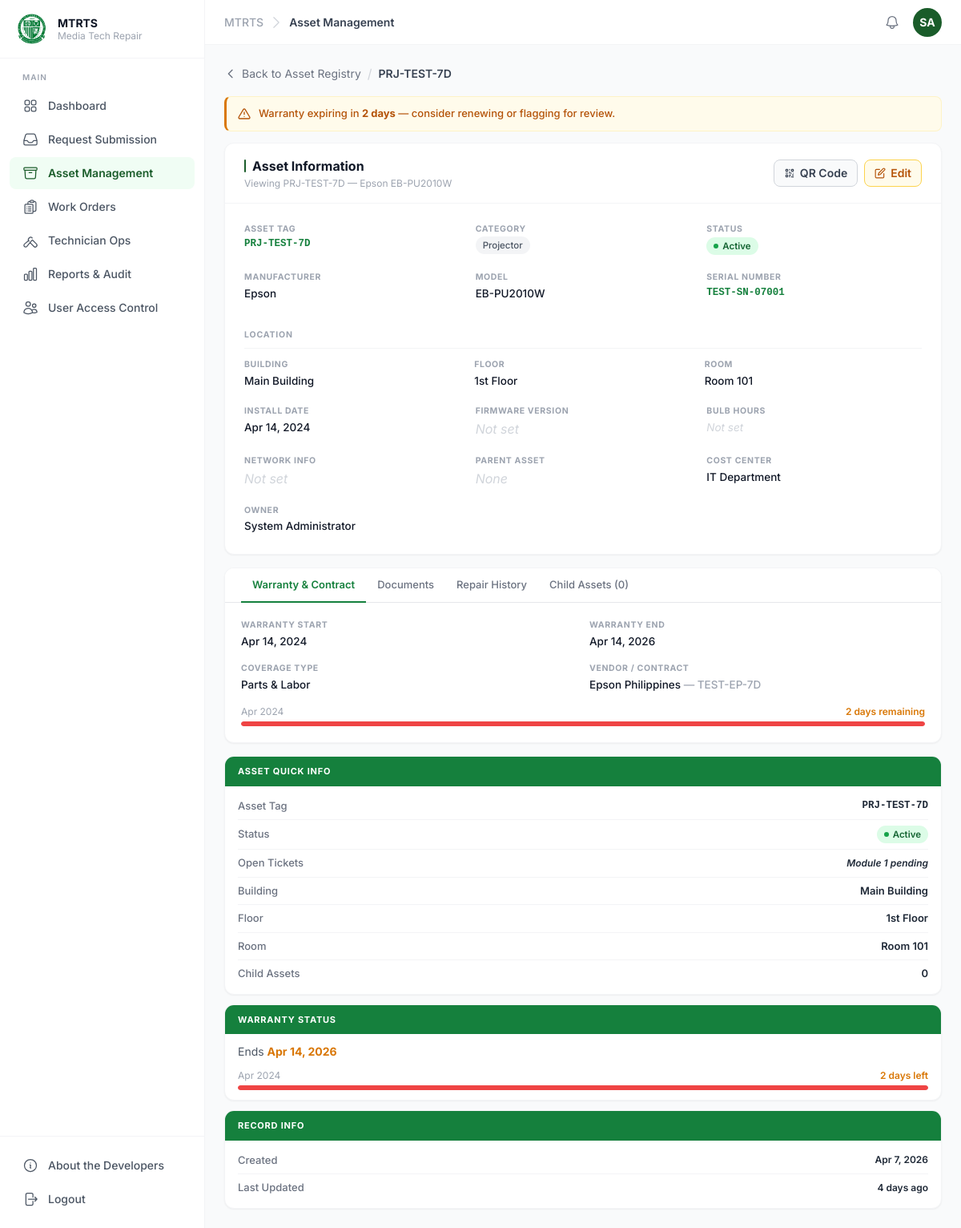
The page /modules/assets/view.php?id=1 (signed in) on the database its author committed.
### tables this page shows
CREATE TABLE assets (
  asset_id         INT           PRIMARY KEY AUTO_INCREMENT,
  asset_tag        VARCHAR(50)   NOT NULL UNIQUE,
  serial_number    VARCHAR(100)  NULL,
  manufacturer     VARCHAR(100)  NOT NULL,
  model            VARCHAR(100)  NOT NULL,
  category_id      INT           NOT NULL,
  status           ENUM('active','spare','retired') NOT NULL DEFAULT 'active',
  location_id      INT           NULL,
  parent_asset_id  INT           NULL,
  install_date     DATE          NOT NULL,
  firmware_version VARCHAR(50)   NULL,
  network_info     VARCHAR(100)  NULL,
  bulb_hours       INT UNSIGNED  NULL,
  department_id    INT           NULL,
  owner_id         INT           NULL,
  qr_code_path     VARCHAR(255)  NULL,
  created_by       INT           NULL,
  created_at       DATETIME      NOT NULL DEFAULT CURRENT_TIMESTAMP,
  updated_at       DATETIME      NOT NULL DEFAULT CURRENT_TIMESTAMP ON UPDATE CURRENT_TIMESTAMP,

  FOREIGN KEY (category_id)     REFERENCES asset_categories(category_id),
  FOREIGN KEY (location_id)     REFERENCES locations(location_id),
  FOREIGN KEY (parent_asset_id) REFERENCES assets(asset_id),
  FOREIGN KEY (department_id)   REFERENCES departments(department_id),
  FOREIGN KEY (owner_id)        REFERENCES users(user_id),
  FOREIGN KEY (created_by)      REFERENCES users(user_id)
);

CREATE TABLE asset_warranty (
  warranty_id        INT           PRIMARY KEY AUTO_INCREMENT,
  asset_id           INT           NOT NULL UNIQUE,
  warranty_start     DATE          NOT NULL,
  warranty_end       DATE          NOT NULL,
  coverage_type      ENUM('parts','labor','parts_and_labor','onsite') NOT NULL,
  vendor_name        VARCHAR(150)  NULL,
  contract_reference VARCHAR(100)  NULL,
  created_at         DATETIME      NOT NULL DEFAULT CURRENT_TIMESTAMP,
  updated_at         DATETIME      NOT NULL DEFAULT CURRENT_TIMESTAMP ON UPDATE CURRENT_TIMESTAMP,

  FOREIGN KEY (asset_id) REFERENCES assets(asset_id)
);

CREATE TABLE asset_categories (
  category_id    INT           PRIMARY KEY AUTO_INCREMENT,
  category_name  VARCHAR(100)  NOT NULL UNIQUE,
  has_bulb_hours TINYINT(1)    NOT NULL DEFAULT 0,
  description    VARCHAR(255)  NULL,
  created_at     DATETIME      NOT NULL DEFAULT CURRENT_TIMESTAMP,
  updated_at     DATETIME      NOT NULL DEFAULT CURRENT_TIMESTAMP ON UPDATE CURRENT_TIMESTAMP
);

CREATE TABLE locations (
  location_id INT           PRIMARY KEY AUTO_INCREMENT,
  building    VARCHAR(100)  NOT NULL,
  floor       VARCHAR(50)   NOT NULL,
  room        VARCHAR(100)  NOT NULL,
  created_at  DATETIME      NOT NULL DEFAULT CURRENT_TIMESTAMP,

  UNIQUE (building, floor, room)
);

CREATE TABLE departments (
  department_id   INT           PRIMARY KEY AUTO_INCREMENT,
  department_name VARCHAR(100)  NOT NULL UNIQUE
);

CREATE TABLE users (
  user_id         INT           PRIMARY KEY AUTO_INCREMENT,
  email           VARCHAR(150)  NOT NULL UNIQUE,
  password_hash   VARCHAR(255)  NULL,
  full_name       VARCHAR(150)  NOT NULL,
  id_number       VARCHAR(50)   NULL UNIQUE,
  contact_number  VARCHAR(20)   NULL,
  position        VARCHAR(100)  NULL,
  profile_picture VARCHAR(255)  NULL,
  department_id   INT           NULL,
  role_id         INT           NOT NULL,
  is_active       TINYINT(1)    NOT NULL DEFAULT 1,
  created_at      DATETIME      NOT NULL DEFAULT CURRENT_TIMESTAMP,
  updated_at      DATETIME      NOT NULL DEFAULT CURRENT_TIMESTAMP ON UPDATE CURRENT_TIMESTAMP,
  last_login      DATETIME      NULL,

  FOREIGN KEY (department_id) REFERENCES departments(department_id),
  FOREIGN KEY (role_id) REFERENCES roles(role_id)
);

### modules/assets/view.view.php (the view, shortened to what the rows shown need)
<div class="flex items-center gap-2 mb-4">
  <a href="index.php"
     class="inline-flex items-center gap-1.5 text-sm text-gray-500 hover:text-gray-900 transition-colors">
    <svg class="w-4 h-4" fill="none" viewBox="0 0 24 24" stroke="currentColor" stroke-width="2">
      <path stroke-linecap="round" stroke-linejoin="round" d="M15 19l-7-7 7-7"/>
    </svg>
    Back to Asset Registry
  </a>
  <span class="text-gray-300">/</span>
  <span class="text-sm font-semibold text-gray-700"><?= htmlspecialchars($asset['asset_tag']) ?></span>
</div>
<?php if ($show_warn_banner): ?>
<div class="asset-banner banner-info mb-4">
  <svg class="w-4 h-4 flex-shrink-0" fill="none" viewBox="0 0 24 24" stroke="currentColor" stroke-width="2">
    <path stroke-linecap="round" stroke-linejoin="round" d="M12 9v4m0 4h.01M10.29 3.86L1.82 18a2 2 0 001.71 3h16.94a2 2 0 001.71-3L13.71 3.86a2 2 0 00-3.42 0z"/>
  </svg>
  <span>Warranty expiring in <strong><?= $wp['days_left'] ?> day<?= $wp['days_left'] !== 1 ? 's' : '' ?></strong> — consider renewing or flagging for review.</span>
</div>
<?php endif; ?>
<div class="grid grid-cols-1 xl:grid-cols-[1fr_260px] gap-4 items-start">
  <div class="flex flex-col gap-4">
    <div class="bg-white rounded-xl shadow-sm border border-gray-100 overflow-hidden">
      <div class="px-6 py-4 border-b border-gray-100 flex flex-wrap items-center justify-between gap-3">
        <div>
          <h2 class="text-base font-bold text-gray-900 flex items-center gap-2">
            <span class="block w-0.5 h-4 bg-olfu-green rounded"></span>
            Asset Information
          </h2>
          <p class="text-xs text-gray-400 mt-0.5">
            Viewing <?= htmlspecialchars($asset['asset_tag']) ?> — <?= htmlspecialchars($asset['manufacturer'] . ' ' . $asset['model']) ?>
          </p>
        </div>
      </div>
      <div class="p-6">
        <div class="grid grid-cols-2 md:grid-cols-3 gap-5">
          <div>
            <div class="vf-lbl">Asset Tag</div>
            <div class="vf-val vf-mono"><?= htmlspecialchars($asset['asset_tag']) ?></div>
          </div>
          <div>
            <div class="vf-val"><?= cat_badge($asset['category_name'] ?? '—') ?></div>
          </div>
          <div>
            <div class="vf-val"><?= status_badge($asset['status']) ?></div>
          </div>
          <div>
            <div class="vf-lbl">Manufacturer</div>
            <div class="vf-val"><?= htmlspecialchars($asset['manufacturer']) ?></div>
          </div>
          <div>
            <div class="vf-lbl">Model</div>
            <div class="vf-val"><?= htmlspecialchars($asset['model']) ?></div>
          </div>
          <div>
            <div class="vf-lbl">Serial Number</div>
            <?php if ($asset['serial_number']): ?>
              <div class="vf-val vf-mono"><?= htmlspecialchars($asset['serial_number']) ?></div>
            <?php else: ?>
              <div class="vf-val vf-empty">Not set</div>
            <?php endif; ?>
          </div>
          <div class="col-span-2 md:col-span-3">
            <div class="grid grid-cols-3 gap-4">
              <div>
                <div class="vf-lbl">Building</div>
                <div class="vf-val"><?= $asset['building'] ? htmlspecialchars($asset['building']) : '<span class="vf-empty">Not assigned</span>' ?></div>
              </div>
              <div>
                <div class="vf-lbl">Floor</div>
                <div class="vf-val"><?= $asset['floor'] ? htmlspecialchars($asset['floor']) : '<span class="vf-empty">Not assigned</span>' ?></div>
              </div>
              <div>
                <div class="vf-lbl">Room</div>
                <div class="vf-val"><?= $asset['room'] ? htmlspecialchars($asset['room']) : '<span class="vf-empty">Not assigned</span>' ?></div>
              </div>
            </div>
          </div>
          <div>
            <div class="vf-lbl">Install Date</div>
            <div class="vf-val"><?= $asset['install_date'] ? (new DateTime($asset['install_date']))->format('M j, Y') : '<span class="vf-empty">—</span>' ?></div>
          </div>
          <div>
            <div class="vf-lbl">Cost Center</div>
            <div class="vf-val"><?= $asset['department_name'] ? htmlspecialchars($asset['department_name']) : '<span class="vf-empty">Not assigned</span>' ?></div>
          </div>
          <div>
            <div class="vf-lbl">Owner</div>
            <div class="vf-val"><?= $asset['owner_name'] ? htmlspecialchars($asset['owner_name']) : '<span class="vf-empty">Not assigned</span>' ?></div>
          </div>
        </div>
      </div>
    </div>
    <div class="bg-white rounded-xl shadow-sm border border-gray-100 overflow-hidden">
      <div id="tab-warranty" class="p-5 <?= $active_tab !== 'warranty' ? 'hidden' : '' ?>">
        <?php if ($warranty): ?>
          <div class="grid grid-cols-2 gap-4 mb-4">
            <div>
              <div class="vf-lbl">Warranty Start</div>
              <div class="vf-val"><?= (new DateTime($warranty['warranty_start']))->format('M j, Y') ?></div>
            </div>
            <div>
              <div class="vf-lbl">Warranty End</div>
              <div class="vf-val <?= $wp['expired'] ? 'text-red-600' : ($wp['days_left'] <= 30 ? 'text-amber-600' : '') ?>">
                <?= (new DateTime($warranty['warranty_end']))->format('M j, Y') ?>
              </div>
            </div>
            <div>
              <div class="vf-lbl">Coverage Type</div>
              <div class="vf-val"><?= coverage_label($warranty['coverage_type']) ?></div>
            </div>
            <div>
              <div class="vf-lbl">Vendor / Contract</div>
              <div class="vf-val">
                <?= $warranty['vendor_name'] ? htmlspecialchars($warranty['vendor_name']) : '<span class="vf-empty">—</span>' ?>
                <?php if ($warranty['contract_reference']): ?>
                  <span class="text-gray-400"> — <?= htmlspecialchars($warranty['contract_reference']) ?></span>
                <?php endif; ?>
              </div>
            </div>
          </div>
          <div class="mt-3">
            <div class="flex justify-between text-xs text-gray-400 mb-1">
              <span><?= (new DateTime($warranty['warranty_start']))->format('M Y') ?></span>
              <span class="font-semibold <?= $wp['expired'] ? 'text-red-600' : ($wp['days_left'] <= 30 ? 'text-amber-600' : 'text-green-600') ?>">
                <?= $wp['expired'] ? 'Expired' : $wp['days_left'] . ' days remaining' ?>
              </span>
            </div>
            <div class="h-1.5 bg-gray-100 rounded-full overflow-hidden">
              <div class="h-full rounded-full <?= $wp['color'] ?>" style="width:<?= $wp['pct'] ?>%"></div>
            </div>
          </div>
        <?php else: ?>
          <p class="text-sm text-gray-400 italic">No warranty information recorded for this asset.</p>
          <a href="edit.php?id=<?= $id ?>" class="text-sm text-olfu-green hover:underline mt-2 inline-block">Add warranty info →</a>
        <?php endif; ?>
      </div>
    </div>
  </div>
  <div class="flex flex-col gap-3">
    <div class="bg-white rounded-xl shadow-sm border border-gray-100 overflow-hidden">
      <div class="px-4 py-2">
        <div class="rp-row">
          <span class="rp-lbl">Asset Tag</span>
          <span class="rp-val asset-tag"><?= htmlspecialchars($asset['asset_tag']) ?></span>
        </div>
        <div class="rp-row">
          <span><?= status_badge($asset['status']) ?></span>
        </div>
        <div class="rp-row">
          <span class="rp-lbl">Building</span>
          <span class="rp-val"><?= htmlspecialchars($asset['building'] ?? '—') ?></span>
        </div>
        <div class="rp-row">
          <span class="rp-lbl">Floor</span>
          <span class="rp-val"><?= htmlspecialchars($asset['floor'] ?? '—') ?></span>
        </div>
        <div class="rp-row">
          <span class="rp-lbl">Room</span>
          <span class="rp-val"><?= htmlspecialchars($asset['room'] ?? '—') ?></span>
        </div>
      </div>
    </div>
    <?php if ($warranty): ?>
    <div class="bg-white rounded-xl shadow-sm border border-gray-100 overflow-hidden">
      <div class="rp-hdr">Warranty Status</div>
      <div class="px-4 py-3">
        <p class="text-sm text-gray-600 mb-3">
          Ends <strong class="<?= $wp['expired'] ? 'text-red-600' : ($wp['days_left'] <= 30 ? 'text-amber-600' : 'text-gray-800') ?>">
            <?= (new DateTime($warranty['warranty_end']))->format('M j, Y') ?>
          </strong>
        </p>
        <div class="flex justify-between text-xs text-gray-400 mb-1">
          <span><?= (new DateTime($warranty['warranty_start']))->format('M Y') ?></span>
          <span class="font-semibold <?= $wp['expired'] ? 'text-red-600' : ($wp['days_left'] <= 30 ? 'text-amber-600' : 'text-green-600') ?>">
            <?= $wp['expired'] ? 'Expired' : $wp['days_left'] . ' days left' ?>
          </span>
        </div>
        <div class="h-1.5 bg-gray-100 rounded-full overflow-hidden">
          <div class="h-full rounded-full <?= $wp['color'] ?>" style="width:<?= $wp['pct'] ?>%"></div>
        </div>
      </div>
    </div>
    <?php endif; ?>
    <div class="bg-white rounded-xl shadow-sm border border-gray-100 overflow-hidden">
      <div class="px-4 py-2">
        <div class="rp-row">
          <span class="rp-lbl">Created</span>
          <span class="rp-val text-xs"><?= (new DateTime($asset['created_at']))->format('M j, Y') ?></span>
        </div>
        <div class="rp-row">
          <span class="rp-lbl">Last Updated</span>
          <span class="rp-val text-xs"><?= time_ago($asset['updated_at']) ?></span>
        </div>
      </div>
    </div>
  </div>
</div>

### modules/assets/functions.php (shortened to what the rows shown need)
<?php
function get_asset_by_id(PDO $pdo, int $id): array|false {
    $stmt = $pdo->prepare("
        SELECT a.*, c.category_name, c.has_bulb_hours,
               l.building, l.floor, l.room,
               u.full_name AS owner_name,
               d.department_name,
               p.asset_tag AS parent_tag
        FROM assets a
        LEFT JOIN asset_categories c ON a.category_id     = c.category_id
        LEFT JOIN locations        l ON a.location_id     = l.location_id
        LEFT JOIN users            u ON a.owner_id        = u.user_id
        LEFT JOIN departments      d ON a.department_id   = d.department_id
        LEFT JOIN assets           p ON a.parent_asset_id = p.asset_id
        WHERE a.asset_id = ?
    ");
    $stmt->execute([$id]);
    return $stmt->fetch();
}
function get_asset_warranty(PDO $pdo, int $id): array|false {
    $stmt = $pdo->prepare("SELECT * FROM asset_warranty WHERE asset_id = ?");
    $stmt->execute([$id]);
    return $stmt->fetch();
}
function status_badge(string $status): string {
    return match ($status) {
        'active'  => '<span class="asset-badge badge-active"><span class="bdot"></span>Active</span>',
        'spare'   => '<span class="asset-badge badge-spare"><span class="bdot"></span>Spare</span>',
        'retired' => '<span class="asset-badge badge-retired"><span class="bdot"></span>Retired</span>',
        default   => '<span class="asset-badge badge-retired">' . htmlspecialchars(ucfirst($status)) . '</span>',
    };
}
function cat_badge(string $name): string {
    return '<span class="asset-badge badge-cat">' . htmlspecialchars($name) . '</span>';
}
function warranty_progress(?string $start, ?string $end): array {
    $s = new DateTime($start);
    $e = new DateTime($end);
    $n = new DateTime();
    $total     = max(1, (int) $s->diff($e)->days);
    $elapsed   = max(0, (int) $s->diff($n)->days);
    $days_left = (int) $n->diff($e)->days;
    $pct   = min(100, (int) round($elapsed / $total * 100));
    $color = $days_left <= 30 ? 'bg-red-500' : 'bg-green-500';
    return ['pct' => $pct, 'color' => $color, 'days_left' => $days_left, 'expired' => false];
}
function time_ago(string $datetime): string {
    $diff = (new DateTime())->diff(new DateTime($datetime));
    if ($diff->days < 7)  return $diff->days . ' days ago';
    return intdiv($diff->days, 30) . ' months ago';
}
function coverage_label(string $type): string {
    return match ($type) {
        'parts_and_labor' => 'Parts & Labor',
        'parts'           => 'Parts Only',
        'labor'           => 'Labor Only',
        'onsite'          => 'On-site',
        default           => ucfirst($type),
    };
}

### rows shown on the page
assets: asset_tag "PRJ-TEST-7D", manufacturer+model "Epson EB-PU2010W", category.category_name "Projector", status "Active Active", manufacturer "Epson", model "EB-PU2010W", serial_number "TEST-SN-07001", location.building "Main Building", location.floor "1st Floor", location.room "Room 101", install_date "Apr 14, 2024", department.department_name "IT Department", owner.full_name "System Administrator", created_at "Apr 7, 2026", updated_at "4 days ago"
asset_warranty: warranty_start+warranty_end "2", warranty_start "Apr 14, 2024", warranty_end "Apr 14, 2026", coverage_type "Parts & Labor", vendor_name "Epson Philippines", contract_reference "TEST-EP-7D", warranty_start "Apr 2024"

### other values the page prints
$label "Request Submission"
$label "Asset Management"
$label "Work Orders"
$label "Technician Ops"
$label "Reports & Audit"
$label "User Access Control"
$page_title "Asset Management"
$initials "SA"
$label "Warranty & Contract"
$label "Documents"
$label "Repair History"
$label "Child Assets (0)"
count($children) "0"
